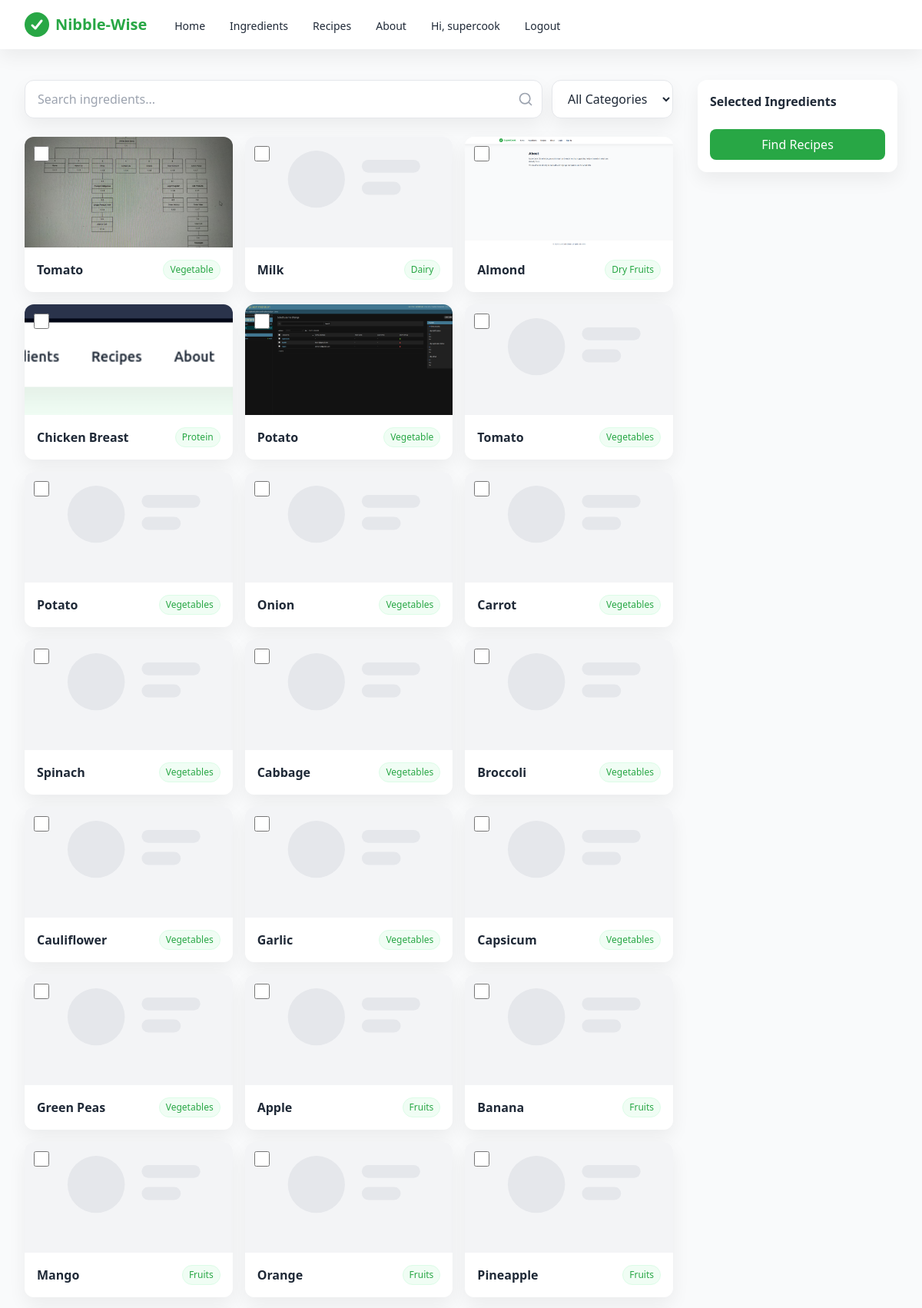
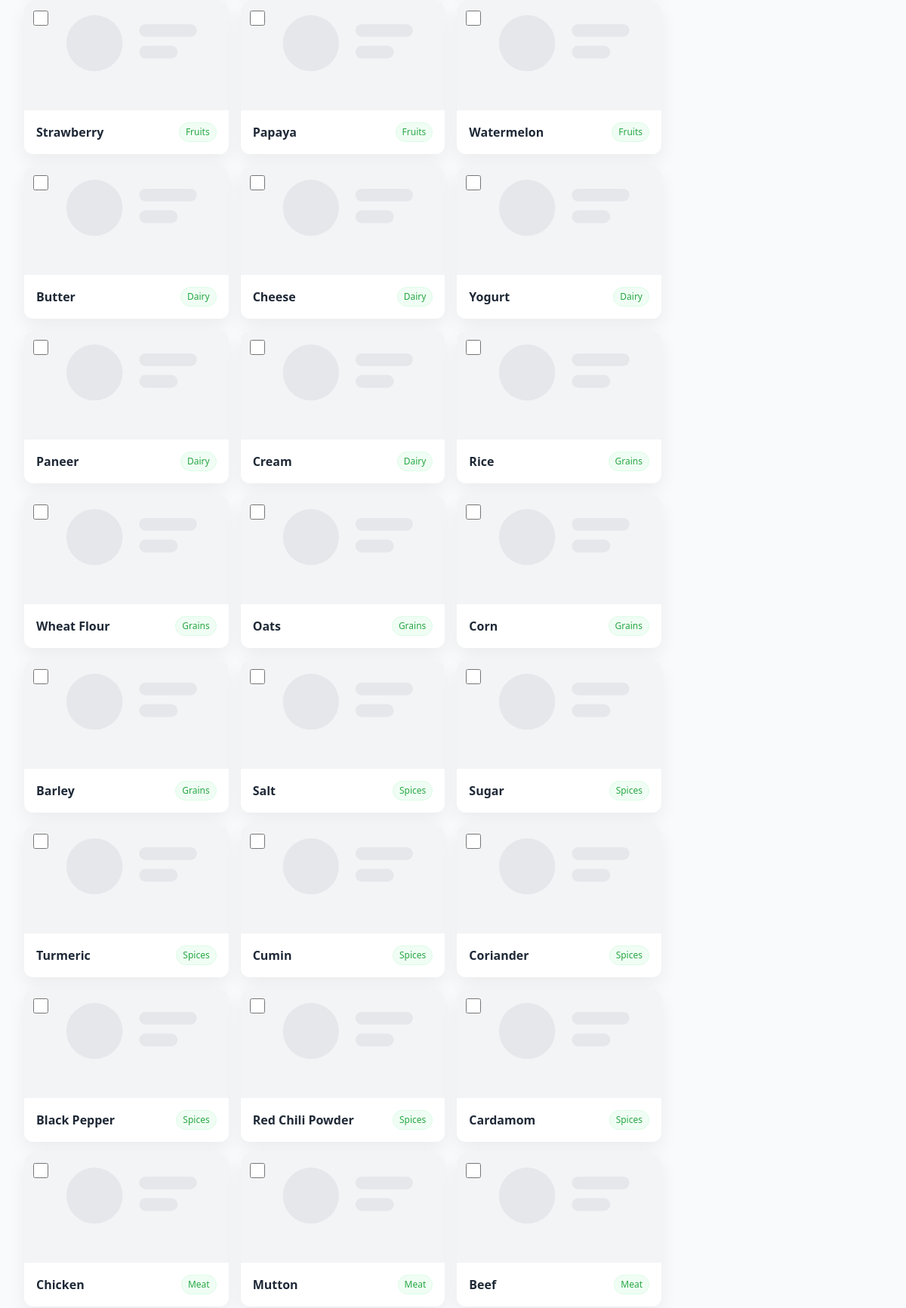
/ingredients/ (signed in, upper part), run on the app's committed database (2 pictures, top to bottom).
### core/models.py (models this page shows, shortened)
class Ingredient(models.Model):
    name = models.CharField(max_length=100)
    category = models.ForeignKey(Category, on_delete=models.SET_NULL, null=True, blank=True)
    image = models.ImageField(upload_to='ingredients/', blank=True, null=True)

class Category(models.Model):
    name = models.CharField(max_length=50, unique=True)  # Veg, Non-Veg, Dairy, Dry Fruits
    slug = models.SlugField(unique=True, blank=True, null=True)
    def __str__(self):
        return self.name

### core/views.py (the view)
# urls.py: path('ingredients/', views.ingredients, name='ingredients'),
@login_required(login_url='login')
def ingredients(request):
    ingredients = Ingredient.objects.select_related('category').all()
    categories = Category.objects.all().order_by('name')
    return render(request, 'ingredients.html', {
        "ingredients": ingredients,
        "categories": categories
    })

### templates/ingredients.html (shortened to what this page needs)
{% extends 'base.html' %}
{% load static %}
{% block content %}
<section class="max-w-7xl mx-auto px-4 sm:px-6 lg:px-8 py-10">
    <div class="grid lg:grid-cols-4 gap-8">
        <div class="lg:col-span-3 space-y-6">
            <div class="flex items-center gap-3">
                <div class="flex-1">{% include 'components/search_bar.html' %}</div>
                <select id="category-filter" class="px-4 py-3 rounded-xl border border-gray-200 bg-white shadow-soft">
                    <option value="">All Categories</option>
                </select>
            </div>
            <div id="ingredient-grid" class="grid sm:grid-cols-2 md:grid-cols-3 gap-4">
                {% for ingredient in ingredients %}
                {% include 'components/ingredient_card.html' with ingredient=ingredient %}
                {% endfor %}
            </div>
        </div>
        <aside class="lg:col-span-1 lg:sticky lg:top-20 h-fit">
            <div class="bg-white rounded-xl shadow-soft p-4 space-y-3">
                <h3 class="font-semibold">Selected Ingredients</h3>
                {% if user.is_authenticated %}
                <a href="javascript:void(0);"
                   class="mt-3 inline-flex items-center justify-center w-full px-4 py-2 rounded-lg bg-brand text-white font-medium"
                   id="find-recipes">
                   Find Recipes
                </a>
                {% else %}
                <a href="javascript:void(0);"
                   class="mt-3 inline-flex items-center justify-center w-full px-4 py-2 rounded-lg bg-gray-400 text-white font-medium"
                   id="find-recipes-guest">
                   Find Recipes
                </a>
                {% endif %}
            </div>
        </aside>
    </div>
</section>
{% endblock %}

### templates/partials/navbar.html (shortened to what this page needs)
{% load static %}
<nav class="bg-white shadow-soft sticky top-0 z-40">
	<div class="max-w-7xl mx-auto px-4 sm:px-6 lg:px-8">
		<div class="flex justify-between h-16">
			<div class="flex">
				<a href="{% url 'home' %}" class="flex items-center gap-2">
					<img src="{% static 'images/logo.svg' %}" alt="Logo" class="h-8 w-8" />
					<span class="font-semibold text-xl text-brand">Nibble-Wise</span>
				</a>
				<div class="hidden sm:ml-8 sm:flex sm:space-x-6">
					<a href="{% url 'home' %}" class="inline-flex items-center px-1 pt-1 text-sm font-medium hover:text-brand">Home</a>
					<a href="{% url 'ingredients' %}" class="inline-flex items-center px-1 pt-1 text-sm font-medium hover:text-brand">Ingredients</a>
					<a href="{% url 'recipes' %}" class="inline-flex items-center px-1 pt-1 text-sm font-medium hover:text-brand">Recipes</a>
					<a href="{% url 'about' %}" class="inline-flex items-center px-1 pt-1 text-sm font-medium hover:text-brand">About</a>
					{% if user.is_authenticated %}
						<span class="inline-flex items-center px-1 pt-1 text-sm font-medium">Hi, {{ user.username }}</span>
						<a href="{% url 'logout' %}" class="inline-flex items-center px-1 pt-1 text-sm font-medium hover:text-brand">Logout</a>
					{% else %}
						<a href="{% url 'login' %}" class="inline-flex items-center px-1 pt-1 text-sm font-medium hover:text-brand">Login</a>
						<a href="{% url 'signup' %}" class="inline-flex items-center px-1 pt-1 text-sm font-medium hover:text-brand">Sign Up</a>
					{% endif %}
				</div>
			</div>
		</div>
	</div>
</nav>

### templates/components/ingredient_card.html
{% load static %}
<div class="ingredient-card group cursor-pointer rounded-xl bg-white shadow-soft hover:shadow-lg transition-shadow duration-200 overflow-hidden"
     data-name="{{ ingredient.name }}"
     data-category="{{ ingredient.category }}">
    <div class="relative">
        {% if ingredient.image %}
            <img src="{{ ingredient.image.url }}"
                 alt="{{ ingredient.name }}"
                 class="h-36 w-full object-cover transform group-hover:scale-[1.03] transition-transform duration-200"
                 onerror="this.onerror=null;this.src='{% static 'images/empty.svg' %}'"/>
        {% else %}
            <img src="{% static 'images/empty.svg' %}"
                 alt="{{ ingredient.name }}"
                 class="h-36 w-full object-cover transform group-hover:scale-[1.03] transition-transform duration-200"/>
        {% endif %}
        <input type="checkbox"
               class="absolute top-3 left-3 h-5 w-5 rounded border-gray-300 text-brand focus:ring-brand ingredient-checkbox" />
    </div>
    <div class="p-4">
        <div class="flex items-center justify-between">
            <h3 class="font-semibold">{{ ingredient.name }}</h3>
            <span class="text-xs px-2 py-1 rounded-full bg-green-50 text-brand border border-green-100">{{ ingredient.category }}</span>
        </div>
    </div>
</div>

### static/css/app.css (style rules this page uses)
.ingredient-card, .recipe-card { animation: fadeInUp 300ms ease-out both; }

### data on the page
Ingredient: image (picture), name "Tomato", category "Vegetable"
Ingredient: shows a picture, name "Milk", category "Dairy"
Ingredient: image (picture), name "Almond", category "Dry Fruits"
Ingredient: image (picture), name "Chicken Breast", category "Protein"
Ingredient: image (picture), name "Potato", category "Vegetable"
Ingredient: name "Tomato", category "Vegetables"
Ingredient: name "Potato", category "Vegetables"
Ingredient: name "Onion", category "Vegetables"
Ingredient: name "Carrot", category "Vegetables"
Ingredient: name "Spinach", category "Vegetables"
Ingredient: name "Cabbage", category "Vegetables"
Ingredient: name "Broccoli", category "Vegetables"
Ingredient: name "Cauliflower", category "Vegetables"
Ingredient: name "Garlic", category "Vegetables"
Ingredient: name "Capsicum", category "Vegetables"
Ingredient: name "Green Peas", category "Vegetables"
Ingredient: name "Apple", category "Fruits"
Ingredient: name "Banana", category "Fruits"
Ingredient: name "Mango", category "Fruits"
Ingredient: name "Orange", category "Fruits"
Ingredient: name "Pineapple", category "Fruits"
Ingredient: name "Strawberry", category "Fruits"
Ingredient: name "Papaya", category "Fruits"
Ingredient: name "Watermelon", category "Fruits"
Ingredient: name "Butter", category "Dairy"
Ingredient: name "Cheese", category "Dairy"
Ingredient: name "Yogurt", category "Dairy"
Ingredient: name "Paneer", category "Dairy"
Ingredient: name "Cream", category "Dairy"
Ingredient: name "Rice", category "Grains"
Ingredient: name "Wheat Flour", category "Grains"
Ingredient: name "Oats", category "Grains"
Ingredient: name "Corn", category "Grains"
Ingredient: name "Barley", category "Grains"
Ingredient: name "Salt", category "Spices"
Ingredient: name "Sugar", category "Spices"
Ingredient: name "Turmeric", category "Spices"
Ingredient: name "Cumin", category "Spices"
Ingredient: name "Coriander", category "Spices"
Ingredient: name "Black Pepper", category "Spices"
Ingredient: name "Red Chili Powder", category "Spices"
Ingredient: name "Cardamom", category "Spices"
Ingredient: name "Chicken", category "Meat"
Ingredient: name "Mutton", category "Meat"
Ingredient: name "Beef", category "Meat"

### other printed values
{{ user.username }} "supercook"
